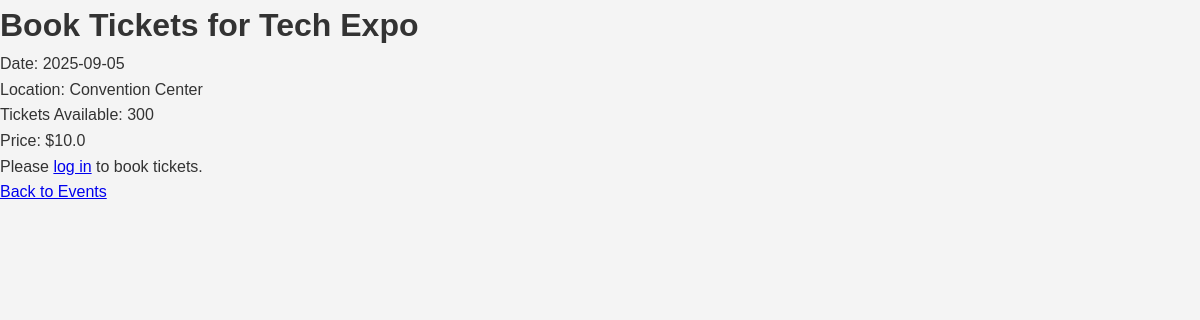
The app's page /booking/3, older data.
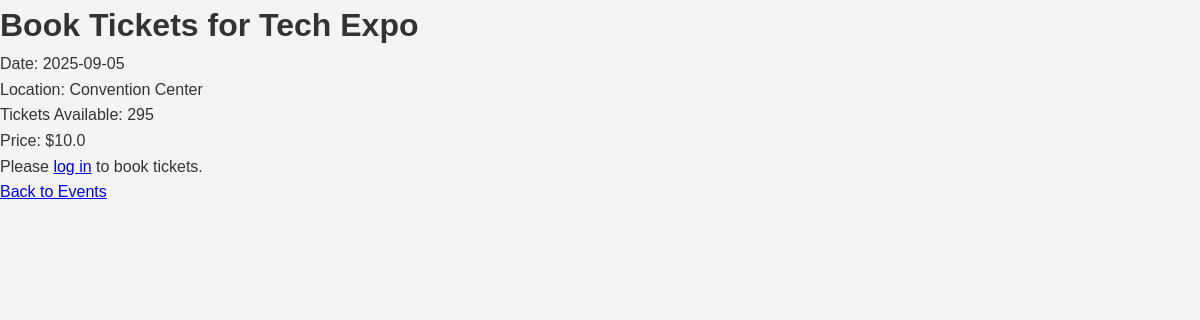
The same page, newer data.
### app.py (models this page shows, shortened)
class Event(db.Model):
    id = db.Column(db.Integer, primary_key=True)
    name = db.Column(db.String(120))
    date = db.Column(db.String(20))
    location = db.Column(db.String(120))
    tickets_available = db.Column(db.Integer)
    price = db.Column(db.Float, default=0.0)

### app.py (the view)
@app.route('/booking/<int:event_id>')
def booking_page(event_id):
    event = Event.query.get_or_404(event_id)
    return render_template('booking.html', event=event)

### templates/booking.html (shortened to what this page needs)
<!DOCTYPE html>
<html lang="en">
<head>
    <link rel="stylesheet" href="/static/style.css">
</head>
<body>
    <h1>Book Tickets for {{ event.name }}</h1>
    <p>Date: {{ event.date }}</p>
    <p>Location: {{ event.location }}</p>
    <p>Tickets Available: {{ event.tickets_available }}</p>
    <p>Price: ${{ event.price }}</p>
    {% if session['user_id'] %}
    <form method="POST" action="{{ url_for('book_tickets') }}">
        <input type="hidden" name="user_id" value="{{ session['user_id'] }}">
        <input type="hidden" name="event_id" value="{{ event.id }}">
        <label for="tickets">Tickets:</label>
        <input type="number" name="tickets" min="1" max="{{ event.tickets_available }}" required>
        <button type="submit">Buy Now</button>
    </form>
    {% else %}
    <p>Please <a href="{{ url_for('login') }}">log in</a> to book tickets.</p>
    {% endif %}
    <a href="{{ url_for('events_page') }}">Back to Events</a>
</body>
</html>

Row changes from the older to the newer data that the page shows:
changed Event "Tech Expo": tickets_available "300" → "295"
